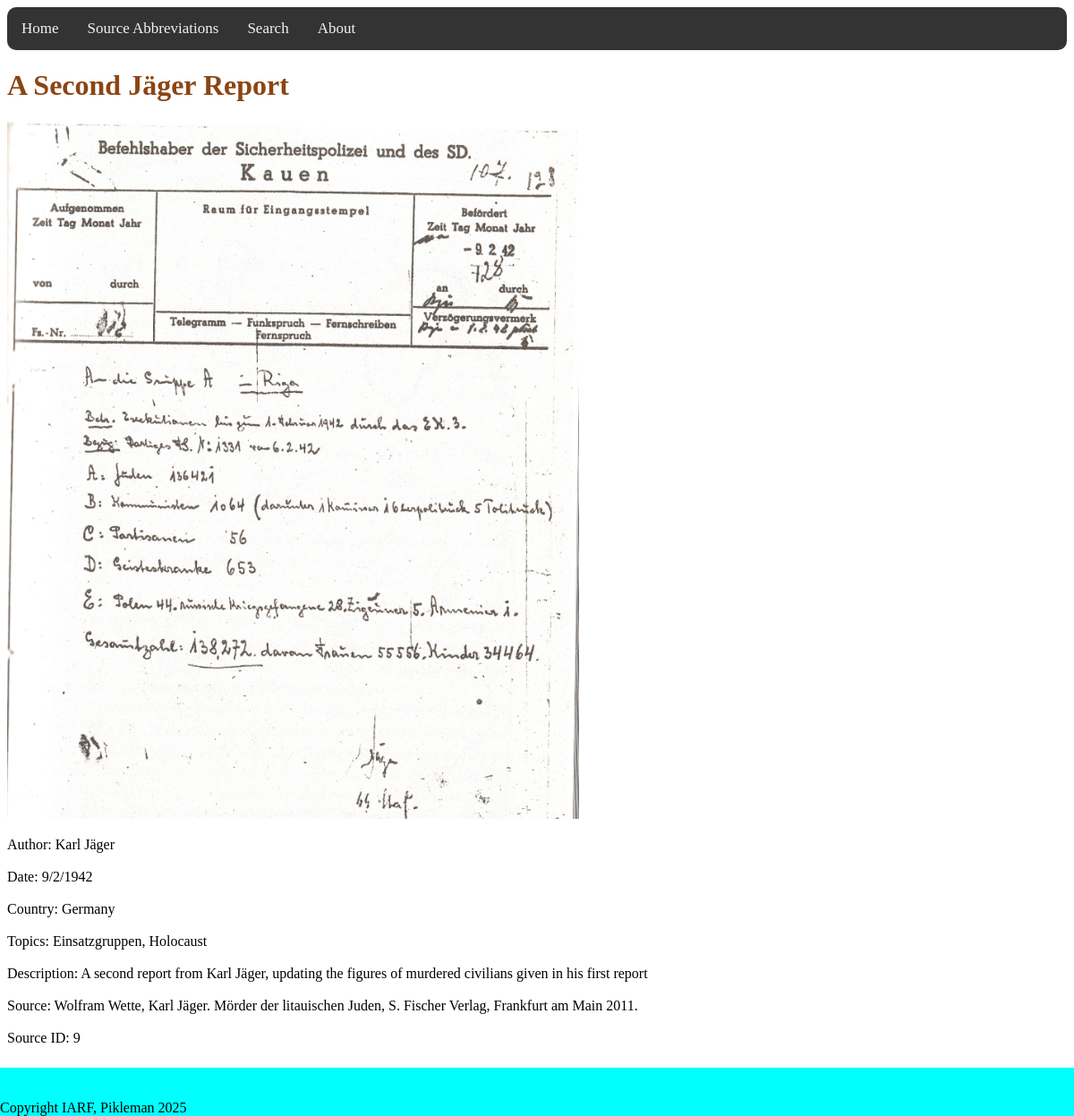
The app's page /source/9 with its own data.
### tables this page shows
CREATE TABLE "SOURCES" (
	"Title"	TEXT,
	"Month"	INTEGER,
	"Date"	INTEGER,
	"Year"	INTEGER,
	"Author"	TEXT,
	"Country"	TEXT,
	"Topic"	TEXT,
	"Description"	TEXT,
	"Source"	TEXT,
	"Protected"	INTEGER,
	"Path"	TEXT
, "ID"	INTEGER, "Scaled"	INTEGER, "Link"	TEXT, "Attribution"	TEXT, "Usable"	INTEGER);

### app.py (the view)
@app.route('/source/<id>')
def source(id):
    db = sqlite3.connect('sources.db')
    cursor = db.execute('SELECT * FROM SOURCES WHERE ID = ?', (id,))
    source = []
    for row in cursor:
        for col in row:
            source.append(col)
    db.close()
    return render_template("source.html", source=source)

### templates/source.html (shortened to what this page needs)
<!DOCTYPE html>
<html lang="en">
<head>
    <link rel="stylesheet" href="{{ url_for('static', filename='styles/styles.css') }}">
</head>
<body>
    <div class="topnav">
      <a href="{{url_for('index')}}">Home</a>
      <a href="{{url_for('sources_abbr')}}">Source Abbreviations</a>
      <a href="{{ url_for('search') }}">Search</a>
      <a href="{{ url_for('about') }}">About</a>
    </div>
    <h1 id="title">{{ source[0] }}</h1>
    <div id="content">
        {% if source[12] == 1 %}
            <object id="src_frame" class="scaled" data="{{ url_for('static', filename=source[10]) }}" width="120%"></object>
        {% else %}
            {% if ".pdf" in source[10] %}
                <object id="src_frame" class="scaled pdf" data="{{ url_for('static', filename=source[10]) }}" width="180%"></object>
            {% else %}
                <object id="src_frame" class="scaled" data="{{ url_for('static', filename=source[10]) }}" width="180%"></object>
            {% endif %}
        {% endif %}
    </div>
    <div id="metadata">
        <p>
            Author: {{ source[4] }}<br><br>
            Date: {{ source[2] }}/{{ source[1] }}/{{ source[3] }}<br><br>
            Country: {{ ', '.join(source[5].split('/')) }}<br><br>
            Topics: {{ ', '.join(source[6].split('/')) }}<br><br>
            Description: {{ source[7] }}<br><br>
            Source: {{ source[8] }}<br><br>
            Source ID: {{ source[11] }}
        </p>
    <br>
    <br>
    <br>
    </div>
</body>
<footer>
    <br>
    <br>
    Copyright IARF, Pikleman 2025
    <br>
</footer>
</html>

### static/styles/styles.css (style rules this page uses)
#title { color: saddlebrown; font-family: Copperplate; }
footer { position: fixed; bottom: 0; left: 0; right: 0; background-color: aqua; }
#metadata { font-family: Copperplate; padding-left: 0px; }
#content { padding-right: 40px; width: 30%; height: 100%; }
.scaled { background-size: contain; background-repeat: no-repeat; }
.topnav { background-color: #333; overflow: hidden; border-radius: 10px; }
.topnav a { float: left; color: #f2f2f2; text-align: center; padding: 14px 16px; text-decoration: none; font-size: 17px; }

### records on screen
SOURCES: Title "A Second Jäger Report", Author "Karl Jäger", Date "9", Month "2", Year "1942", Country "Germany", Topic "Einsatzgruppen, Holocaust", Description "A second report from Karl Jäger, updating the figures of murdered civilians given in his first report", Source "Wolfram Wette, Karl Jäger. Mörder der litauischen Juden, S. Fischer Verlag, Frankfurt am Main 2011.", ID "9"
